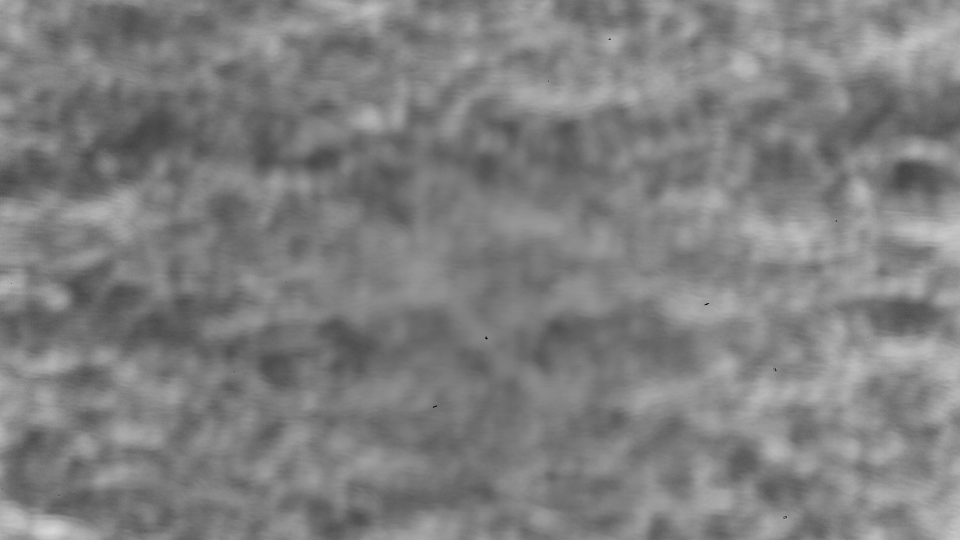
#> input picture bernat/from_camera/test02/depth_030.png, 1920 x 1080 px (shown at 1/2 size); the run also reads 1 picture not shown here
$ jupyter execute --allow-errors test02.ipynb   (older library calls are emulated)
#> lines starting #> are read from the running program, lines starting #| are printed output that depends on the picture
# Test 2

Step 1 (experiment) - Record an image with nothing, light off, dark room, and call this image "background.png"

Step 2 (experiment) - Place a single led on the optical axis (the tape) at 30cm from the camera, record the image (name depth_030.png), then at 40cm, then record (name depth_040.png), etc, etc every 10cm until you reach the end of the table.

Step 3 (numerics) - For each image depth <n>, remove the mean of the image depth_<n>.png, compute the autocorrelation (as above); let's say you store it in an array named depth_autoco[n]

Step 4 (numerics) - For each <n>, compute the ratio between the height of the peak of depth_autoco[n], and the mean of all the rest of the image but on a little disk of 2 pixel radius centered on the peak.

Step 5 (numerics) - Plot the value of that ratio versus <n>

Step 6 (numerics) - Repeat steps 3-5 but before subtracting the mean to each depth_<n>.png, remove "background.png" from them, and plot the same plot.

[cell 1]
import matplotlib.pyplot as plt
import matplotlib.image as mpimg
import numpy as np
import math
from skimage import draw
from scipy import signal
from PIL import Image

## Step 3

[cell 2]
#Import image
depth_030 = Image.open('from_camera/test02/depth_030.png')
#> depth_030 is the input picture: PIL image 1920x1080 RGBA; mean R, G, B, A 128.2, 127.2, 128.2, 255
realsize=depth_030.size
#> realsize = (1920, 1080)
factor=4
newsize=tuple(int(ti/factor) for ti in realsize)
#> newsize = (480, 270)

def image_open_mean_show(name,new_size,colormap):
#> called with name = 'depth_030', new_size = (480, 270), colormap = 'gray'
    location='from_camera/test02/'+name+'.png'
    image_im = Image.open(location)
    image_im=image_im.resize(new_size,Image.ANTIALIAS)
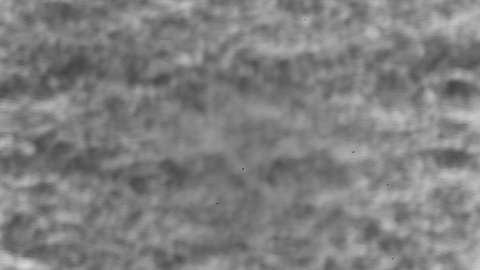
#> image_im: PIL image 480x270 RGBA; mean R, G, B, A 128.2, 127.2, 128.2, 255
    image_im = np.array(image_im,dtype=float)
#> image_im: shape (270, 480, 4) float64
    image_im = image_im[:, :, 0]
#> image_im: shape (270, 480) float64
    image_im = image_im - image_im.mean()
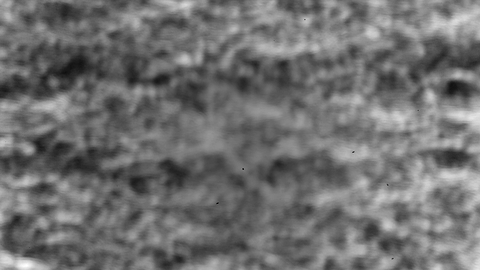
#> image_im: shape (270, 480) float64; min -68.17, max 86.83, mean 0; drawn with min black and max white
    plt.imshow(image_im,cmap=colormap)
    plt.title('image_im')
    plt.show()
    return image_im

depth_030=image_open_mean_show('depth_030',newsize,'gray')
#> (the rest of this cell did not finish here and is left out)

depth_050=image_open_mean_show('depth_050',newsize,'gray')
depth_060=image_open_mean_show('depth_060',newsize,'gray')
depth_070=image_open_mean_show('depth_070',newsize,'gray')
depth_080=image_open_mean_show('depth_080',newsize,'gray')
depth_090=image_open_mean_show('depth_090',newsize,'gray')
depth_100=image_open_mean_show('depth_100',newsize,'gray')

[cell 3]
#Autocorrelation
auto_030=signal.fftconvolve(depth_030,np.flip(depth_030),mode='same')
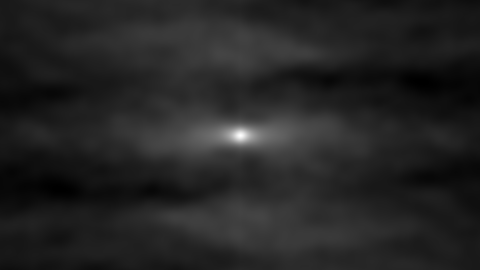
#> auto_030: shape (270, 480) float64; min -6734888.1, max 51146306.8, mean 1621689.6; drawn with min black and max white
#> (the rest of this cell did not finish here and is left out)

[cell 4]
def areas_disk(radi,sx,sy):
    disk_in = np.zeros((sy, sx), dtype=float)
    disk_out = np.ones((sy, sx), dtype=float)
    rr, cc = draw.disk(((sy-1)/2,(sx-1)/2),radi)
    disk_in[rr, cc] = 1
    disk_out[rr, cc] = 0
    return (disk_in, disk_out)

radius=2 #Here we can define the radius of the circle
[size_y,size_x]=auto_030.shape
#> size_y = 270; size_x = 480
[area_in, area_out] =areas_disk(radius,size_x,size_y)

plt.imshow(area_in, cmap='gray')
plt.show()
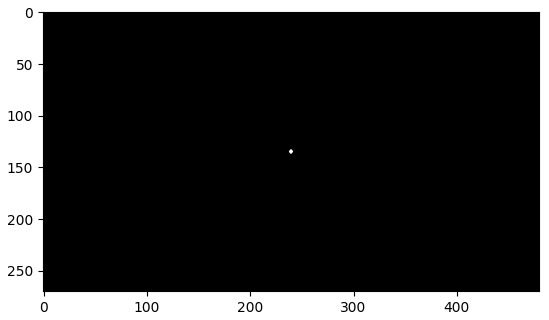
#> figure drawn by matplotlib, 1 panel

plt.imshow(area_out, cmap='gray')
plt.show()
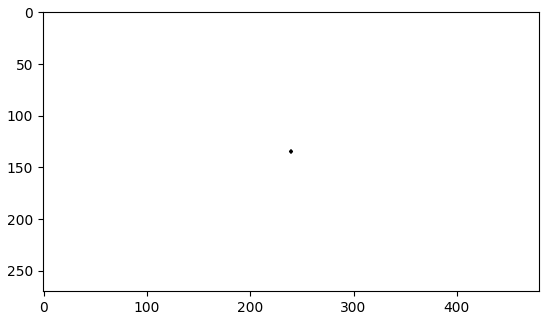
#> figure drawn by matplotlib, 1 panel

## Step 4

[cell 5]
def fun_ratio(autocon,radi):
#> called with radi = 5
    [sy,sx]=autocon.shape
#> sy = 270; sx = 480
    max_=np.amax(autocon)
#> max_ = 51146306.8
    [max_y,max_x]=np.where(autocon==max_)
#> max_y = [135]; max_x = [240]
    max_y=float(max_y)
#> max_y = 135
    max_x=float(max_x)
#> max_x = 240
    disk_mask = np.ones((sy, sx), dtype=float)
    rr, cc = draw.disk((max_y,max_x),radi)
#> rr = 69 values from 131 to 139; cc = 69 values, max 244 at index 20, min 236 at index 12, mean 240
    disk_mask[rr, cc] = 0
    autocon_masked=disk_mask*autocon
    sum_nz=sum(sum(autocon_masked))
#> sum_nz = 2.07e+11
    number_nz=autocon.size-len(rr)
#> number_nz = 129531
    average_nz=sum_nz/number_nz
#> average_nz = 1598463.2
    ratio_nz=max_/average_nz
#> ratio_nz = 32
    return(ratio_nz)

radii=5
ratio_030=fun_ratio(auto_030,radii)
#> ratio_030 = 32
#> (the rest of this cell did not finish here and is left out)

## Step 5

#> (a cell that did not finish here is left out)

## Step 6

[cell 7]
#Import image
background = Image.open('from_camera/test02/background1.png')
background=background.resize(newsize,Image.ANTIALIAS)
#> background: PIL image 480x270 RGBA
background = np.array(background,dtype=float)
#> background: shape (270, 480, 4) float64
background = background[:, :, 0]
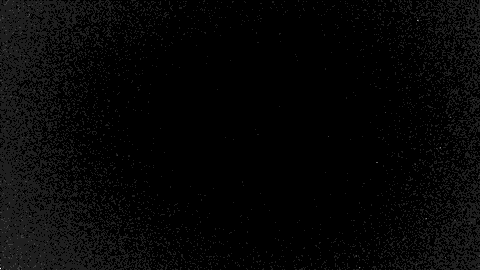
#> background: shape (270, 480) float64; min 0, max 8, mean 0.2; drawn with min black and max white

#Get rid of the offset
# print('Mean:',background.mean())
# background = background - background.mean()
# print('Mean:',background.mean())

#Print image
plt.imshow(background,cmap='gray')
plt.title('bckgrnd')
plt.show()


def image_open_background_mean_show(name,new_size,colormap,bck):
#> called with name = 'depth_030', new_size = (480, 270), colormap = 'gray'
    location='from_camera/test02/'+name+'.png'
    image_im = Image.open(location)
    image_im=image_im.resize(new_size,Image.ANTIALIAS)
    image_im = np.array(image_im,dtype=float)
    image_im = image_im[:, :, 0]
    image_im = image_im - bck
    image_im = image_im - image_im.mean()
    plt.imshow(image_im,cmap=colormap)
    plt.title('image_im')
    plt.show()
    return image_im

depth_030=image_open_background_mean_show('depth_030',newsize,'gray',background)
#> (the rest of this cell did not finish here and is left out)

depth_050=image_open_background_mean_show('depth_050',newsize,'gray',background)
depth_060=image_open_background_mean_show('depth_060',newsize,'gray',background)
depth_070=image_open_background_mean_show('depth_070',newsize,'gray',background)
depth_080=image_open_background_mean_show('depth_080',newsize,'gray',background)
depth_090=image_open_background_mean_show('depth_090',newsize,'gray',background)
depth_100=image_open_background_mean_show('depth_100',newsize,'gray',background)

[cell 8]
#Autocorrelation
auto_030=signal.fftconvolve(depth_030,np.flip(depth_030),mode='same')
#> (the rest of this cell did not finish here and is left out)

[cell 9]
radii=5
ratio_030=fun_ratio(auto_030,radii)
#> ratio_030 = 31.32
#> (the rest of this cell did not finish here and is left out)
